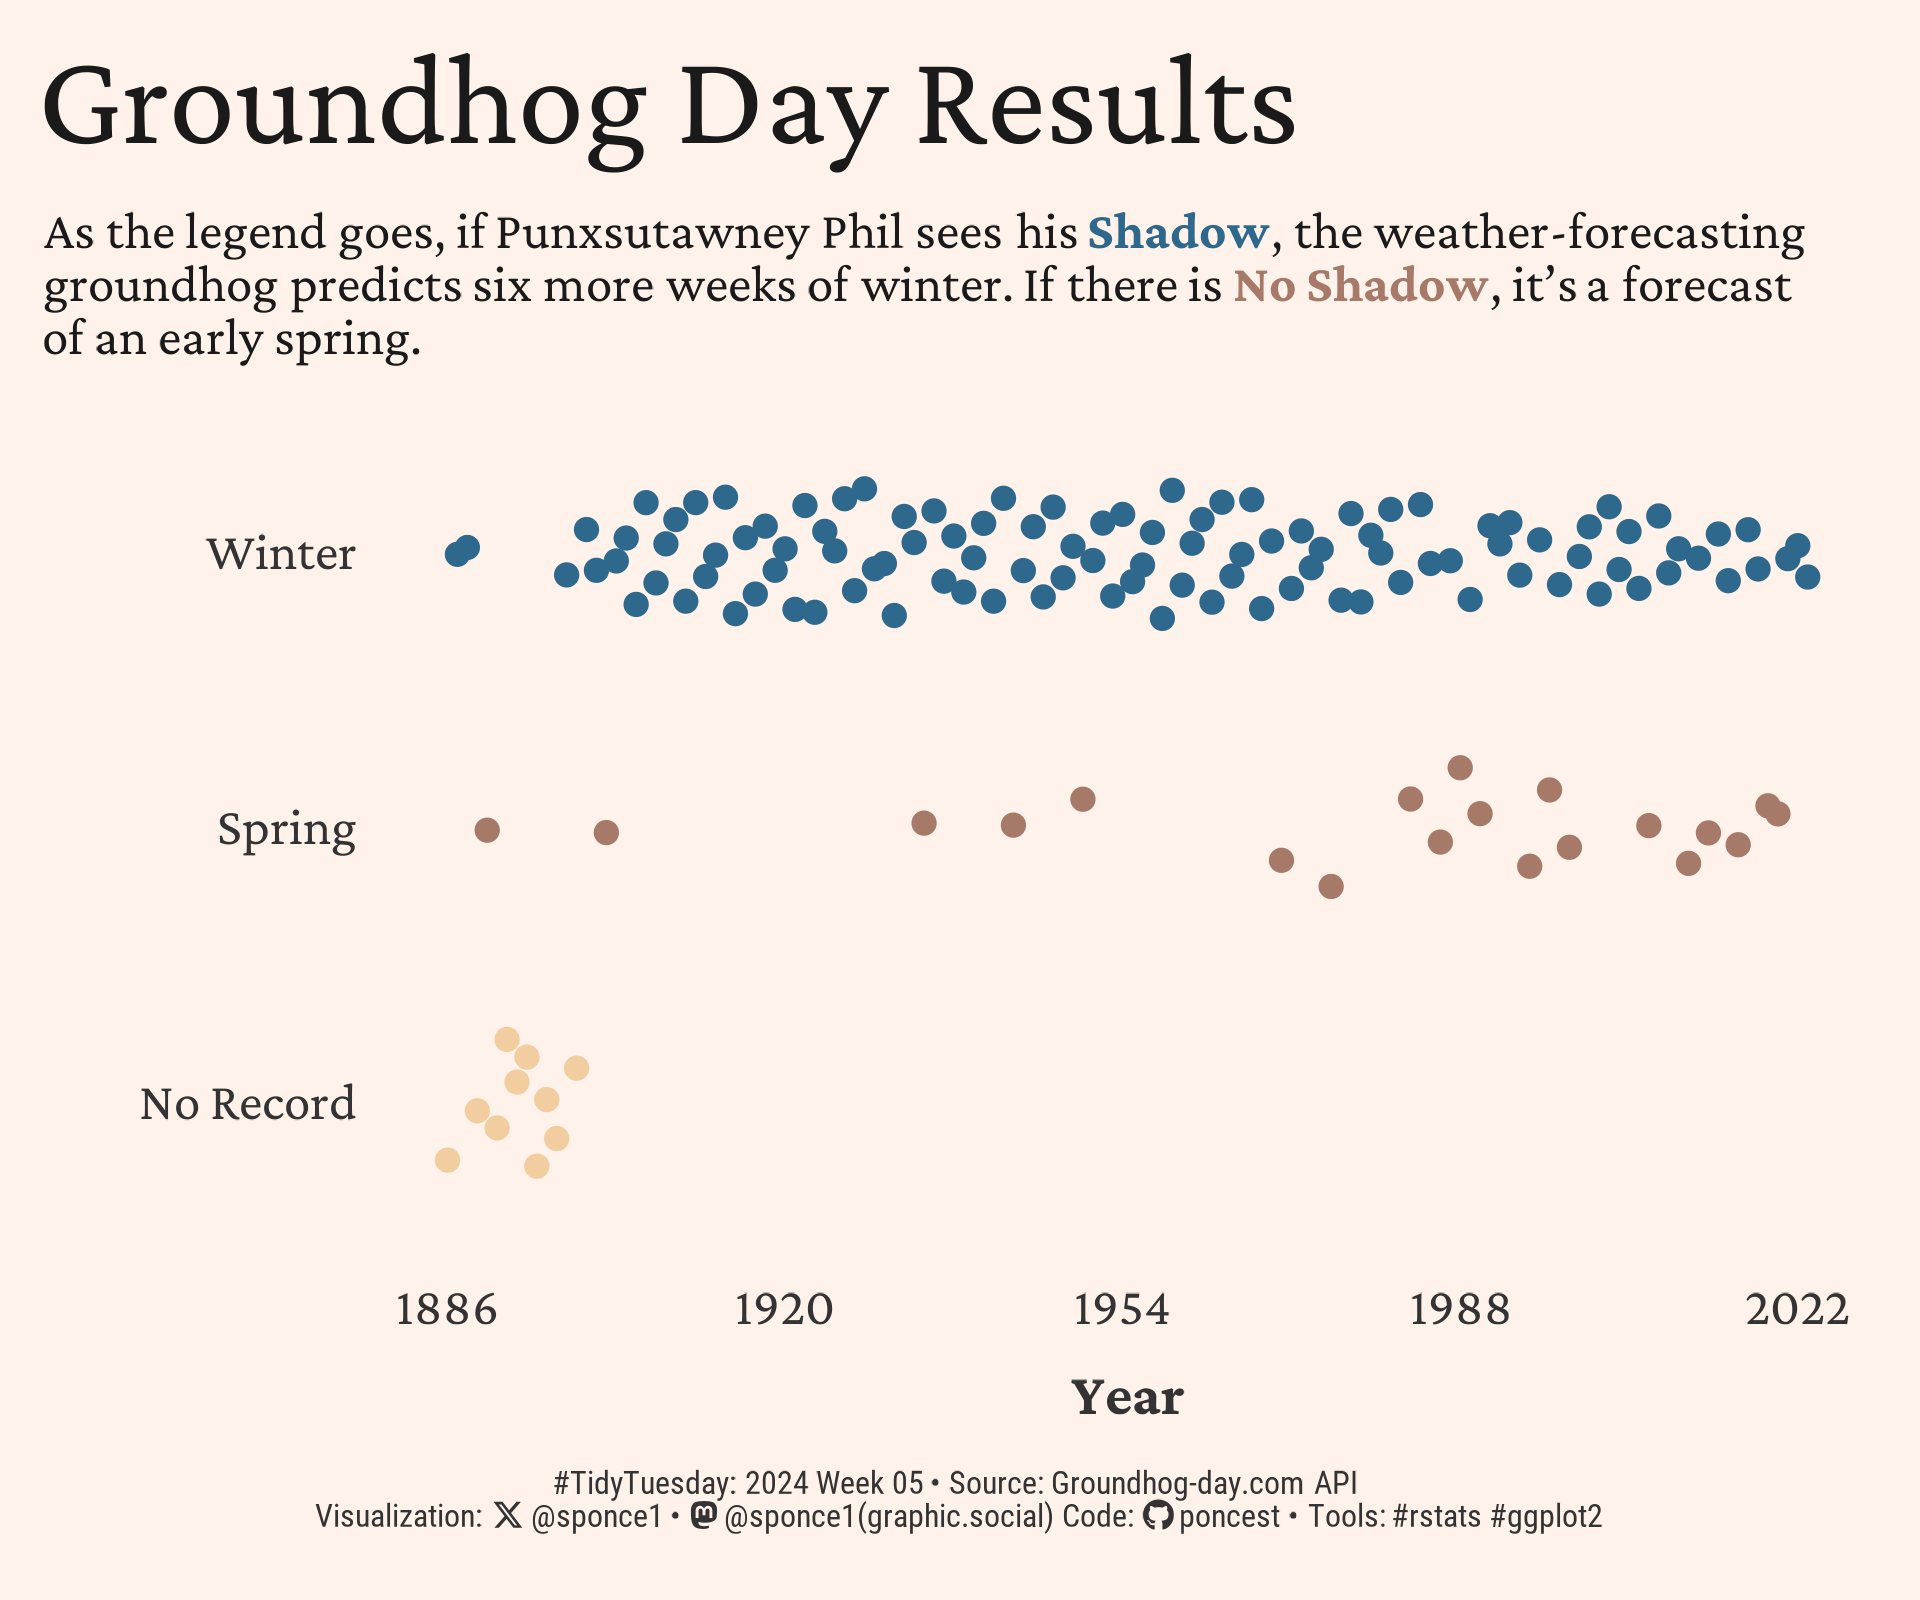

Generate this figure with R:

## Challenge: #TidyTuesday 2024 week 05
## Data:      Groundhog predictions                   
## Author:    Steven Ponce
## Date:      2024-01-29


## 1. LOAD PACKAGES & SETUP ----  
pacman::p_load(tidyverse, ggtext, showtext, janitor, skimr, scales, lubridate)
pacman::p_load(ggbeeswarm)


### |- figure size ---- 
camcorder::gg_record( 
  dir    = here::here("temp_plots"), 
  device = "png",
  width  = 6,
  height = 5,
  units  = "in",
  dpi    = 320) 

### |- resolution ---- 
showtext_opts(dpi = 320, regular.wt = 300, bold.wt = 800)


## 2. READ IN THE DATA ----
tt <- tidytuesdayR::tt_load(x = base::as.double("2024"), 
                            week = base::as.double("05")) 

predictions <- tt$predictions |> clean_names() |> glimpse()
groundhogs  <- tt$groundhogs |> clean_names() |> glimpse()


tidytuesdayR::readme(tt) 
rm(tt)  


## 3. EXAMINING THE DATA ----
skim(predictions)
glimpse(predictions)

predictions |> count(id, sort = T)
predictions |> count(shadow, year, sort = T)
range(predictions$year)


## 4. TIDYDATA ----

### |- Tidy ----
data_plot <- predictions |> 
    
    # add category column (winter or spring?)
    mutate(
        category = ifelse(
            id == 1,
            case_when(
                id == 1 & shadow == TRUE  ~ "winter",
                id == 1 & shadow == FALSE ~ "spring",
                TRUE                      ~ "no record"
            ),
            NA_character_                                                       # If id != 1, set to NA
        )
    ) |>

    # remove NA in the category column
    drop_na(category) 


# 5. VISUALIZATION ---- 

### |- plot aesthetics ---- 
bkg_col      <- colorspace::lighten('#FFEDE1', 0.3)
title_col    <- "gray10"              
subtitle_col <- "gray20"   
caption_col  <- "gray20"  
text_col     <- "gray20" 

col_palette <- list("winter" = "#2E688C", "spring" ="#A67968", "no record" = "#F2CDA0")    


### |-  titles and caption ----
tt <- str_glue("#TidyTuesday: 2024 Week 05 &bull; Source: Groundhog-day.com API <br>")  
X  <- str_glue("<span style='font-family:fa6-brands'>&#xe61b;</span>")   
gh <- str_glue("<span style='font-family:fa6-brands'>&#xf09b;</span>")
mn <- str_glue("<span style='font-family:fa6-brands'>&#xf4f6;</span>")

title_text    <- str_glue("Groundhog Day Results") 

shadow    <- str_glue("<span style='color:{ col_palette['winter'] }'>**Shadow**</span>")
no_shadow <- str_glue("<span style='color:{ col_palette['spring'] }'>**No Shadow**</span>")

subtitle_text <- str_glue("As the legend goes, if Punxsutawney Phil sees his { shadow }, the weather-forecasting<br>
                          groundhog predicts six more weeks of winter. If there is { no_shadow}, it’s a forecast <br>
                          of an early spring.")
                          
                         # { pos} and { neg } change, 2018-2020.<br>")

caption_text  <- str_glue("{tt} Visualization: {X} @sponce1 &bull; {mn} @sponce1(graphic.social) Code: {gh} poncest &bull; Tools: #rstats #ggplot2")

### |-  fonts ----
font_add('fa6-brands', 'fonts/6.4.2/Font Awesome 6 Brands-Regular-400.otf') 
font_add_google("Crimson Pro", family = "title")                            
font_add_google("Crimson Pro", family = "subtitle")   
font_add_google("Crimson Pro", family = "text")  
font_add_google("Roboto Condensed", family = "caption")
showtext_auto(enable = TRUE)  

### |-  plot theme ----
theme_set(theme_minimal(base_size = 16, base_family = "text"))                

theme_update(
    plot.title.position   = "plot",
    plot.caption.position = "plot",
    legend.position       = 'plot',
  
    axis.title.x          = element_text(margin = margin(10, 0, 0, 0), size = rel(1.1), color = text_col, family   = 'text', face = 'bold'),
    axis.title.y          = element_text(margin = margin(0, 10, 0, 0), size = rel(1.1), color = text_col, family   = 'text', face = 'bold'),
    axis.text             = element_text(size = rel(1), color = text_col, family   = 'text'),
  
    plot.margin           = margin(t = 10, r = 10, b = 10, l = 10),
  
    plot.background       = element_rect(fill = bkg_col, color = bkg_col),
    panel.background      = element_rect(fill = bkg_col, color = bkg_col),
  
)

### |-  final plot ----  
data_plot  |>   
    ggplot(aes(x = year, y = category, color = category)) +
    
    # Geoms
    ggbeeswarm::geom_quasirandom(shape = 19,
                     width  = 0.25,
                     method = "tukeyDense", 
                     size   = 2) +
    
    # Scales
    scale_x_continuous(breaks = seq(1886, 2023, by = 34),
                       limits = c(1886, 2023)) + 
    
    scale_y_discrete(labels = c("No Record", "Spring", "Winter")) +
    scale_color_manual(values = col_palette) +
    coord_cartesian(clip = "off") +
    
    # Labs
    labs(x = "Year",
         y = "",
         title    = title_text,
         subtitle = subtitle_text,
         caption  = caption_text) +
    
    # Theme
    theme(
    panel.grid.minor = element_blank(),
    panel.grid.major = element_blank(),
    
    plot.title       = element_markdown(
      size           = rel(2.5), 
      family         = 'title',
      color          = title_col,
      margin         = margin(t = 5, b = 5)),
    
    plot.subtitle    = element_markdown(
      size           = rel(1), 
      family         = 'subtitle',
      color          = title_col,
      lineheight     = 1, 
      margin         = margin(t = 5, b = 5)),
    
    plot.caption     = element_markdown(
      size           = rel(.6), 
      family         = 'caption',
      color          = caption_col,
      lineheight     = 0.6,
      hjust          = 0.5,
      halign         = 0.5,
      margin         = margin(t = 10, b = 5)),
  )

# 6. SESSION INFO ----  
sessioninfo::session_info(include_base = TRUE) 

# ─ Session info ─────────────────────────────────────────────────────
# setting  value
# version  R version 4.3.2 (2023-10-31 ucrt)
# os       Windows 10 x64 (build 19045)
# system   x86_64, mingw32
# ui       RStudio
# language (EN)
# collate  English_United States.utf8
# ctype    English_United States.utf8
# tz       America/New_York
# date     2024-02-02
# rstudio  2023.12.0+369 Ocean Storm (desktop)
# pandoc   NA
# 
# ─ Packages ─────────────────────────────────────────────────────────
# ! package      * version date (UTC) lib source
# base         * 4.3.2   2023-10-31 [2] local
# base64enc      0.1-3   2015-07-28 [1] CRAN (R 4.3.0)
# beeswarm       0.4.0   2021-06-01 [1] CRAN (R 4.3.0)
# P bit            4.0.5   2022-11-15 [?] CRAN (R 4.3.0)
# P bit64          4.0.5   2020-08-30 [?] CRAN (R 4.3.0)
# camcorder      0.1.0   2022-10-03 [1] CRAN (R 4.3.0)
# P cellranger     1.1.0   2016-07-27 [?] CRAN (R 4.3.0)
# P cli            3.6.1   2023-03-23 [?] CRAN (R 4.3.0)
# colorspace     2.1-0   2023-01-23 [1] CRAN (R 4.3.0)
# commonmark     1.9.0   2023-03-17 [1] CRAN (R 4.3.0)
# P compiler       4.3.2   2023-10-31 [?] local
# P crayon         1.5.2   2022-09-29 [?] CRAN (R 4.3.0)
# P curl           5.0.0   2023-01-12 [?] CRAN (R 4.3.0)
# P datasets     * 4.3.2   2023-10-31 [?] local
# P digest         0.6.34  2024-01-11 [?] CRAN (R 4.3.2)
# P dplyr        * 1.1.4   2023-11-17 [?] RSPM (R 4.3.0)
# P fansi          1.0.4   2023-01-22 [?] CRAN (R 4.3.0)
# farver         2.1.1   2022-07-06 [1] CRAN (R 4.3.0)
# fastmap        1.1.1   2023-02-24 [1] CRAN (R 4.3.0)
# forcats      * 1.0.0   2023-01-29 [1] CRAN (R 4.3.0)
# P fs             1.6.2   2023-04-25 [?] CRAN (R 4.3.0)
# P generics       0.1.3   2022-07-05 [?] CRAN (R 4.3.0)
# ggbeeswarm   * 0.7.2   2023-04-29 [1] CRAN (R 4.3.0)
# ggplot2      * 3.4.4   2023-10-12 [1] CRAN (R 4.3.2)
# ggtext       * 0.1.2   2022-09-16 [1] CRAN (R 4.3.0)
# gifski         1.6.6-1 2022-04-05 [1] CRAN (R 4.3.0)
# P glue           1.6.2   2022-02-24 [?] CRAN (R 4.3.0)
# P graphics     * 4.3.2   2023-10-31 [?] local
# P grDevices    * 4.3.2   2023-10-31 [?] local
# P grid           4.3.2   2023-10-31 [?] local
# gridtext       0.1.5   2022-09-16 [1] CRAN (R 4.3.0)
# gtable         0.3.4   2023-08-21 [1] CRAN (R 4.3.2)
# P here           1.0.1   2020-12-13 [?] CRAN (R 4.3.0)
# P hms            1.1.3   2023-03-21 [?] CRAN (R 4.3.0)
# htmltools      0.5.5   2023-03-23 [1] CRAN (R 4.3.0)
# httr           1.4.6   2023-05-08 [1] CRAN (R 4.3.0)
# janitor      * 2.2.0   2023-02-02 [1] CRAN (R 4.3.0)
# P jsonlite       1.8.8   2023-12-04 [?] RSPM (R 4.3.0)
# knitr          1.42    2023-01-25 [1] CRAN (R 4.3.0)
# P lifecycle      1.0.3   2022-10-07 [?] CRAN (R 4.3.0)
# P lubridate    * 1.9.2   2023-02-10 [?] CRAN (R 4.3.0)
# magick         2.7.4   2023-03-09 [1] CRAN (R 4.3.0)
# P magrittr       2.0.3   2022-03-30 [?] CRAN (R 4.3.0)
# markdown       1.6     2023-04-07 [1] CRAN (R 4.3.0)
# P methods      * 4.3.2   2023-10-31 [?] local
# munsell        0.5.0   2018-06-12 [1] CRAN (R 4.3.0)
# P pacman         0.5.1   2019-03-11 [?] CRAN (R 4.3.0)
# P parallel       4.3.2   2023-10-31 [?] local
# P pillar         1.9.0   2023-03-22 [?] CRAN (R 4.3.0)
# P pkgconfig      2.0.3   2019-09-22 [?] CRAN (R 4.3.0)
# P purrr        * 1.0.2   2023-08-10 [?] CRAN (R 4.3.1)
# P R6             2.5.1   2021-08-19 [?] CRAN (R 4.3.0)
# ragg           1.2.5   2023-01-12 [1] CRAN (R 4.3.0)
# Rcpp           1.0.10  2023-01-22 [1] CRAN (R 4.3.0)
# P readr        * 2.1.4   2023-02-10 [?] CRAN (R 4.3.0)
# P readxl         1.4.2   2023-02-09 [?] CRAN (R 4.3.0)
# renv           1.0.3   2023-09-19 [1] CRAN (R 4.3.2)
# repr           1.1.6   2023-01-26 [1] CRAN (R 4.3.0)
# P rlang          1.1.1   2023-04-28 [?] CRAN (R 4.3.0)
# P rprojroot      2.0.3   2022-04-02 [?] CRAN (R 4.3.0)
# P rstudioapi     0.14    2022-08-22 [?] CRAN (R 4.3.0)
# rsvg           2.4.0   2022-11-21 [1] CRAN (R 4.3.0)
# P rvest          1.0.3   2022-08-19 [?] CRAN (R 4.3.0)
# scales       * 1.3.0   2023-11-28 [1] CRAN (R 4.3.2)
# P selectr        0.4-2   2019-11-20 [?] CRAN (R 4.3.0)
# P sessioninfo    1.2.2   2021-12-06 [?] CRAN (R 4.3.0)
# showtext     * 0.9-6   2023-05-03 [1] CRAN (R 4.3.0)
# showtextdb   * 3.0     2020-06-04 [1] CRAN (R 4.3.0)
# skimr        * 2.1.5   2022-12-23 [1] CRAN (R 4.3.0)
# snakecase      0.11.0  2019-05-25 [1] CRAN (R 4.3.0)
# P stats        * 4.3.2   2023-10-31 [?] local
# P stringi        1.7.12  2023-01-11 [?] CRAN (R 4.3.0)
# P stringr      * 1.5.0   2022-12-02 [?] CRAN (R 4.3.0)
# svglite        2.1.1   2023-01-10 [1] CRAN (R 4.3.0)
# sysfonts     * 0.8.8   2022-03-13 [1] CRAN (R 4.3.0)
# systemfonts    1.0.4   2022-02-11 [1] CRAN (R 4.3.0)
# textshaping    0.3.6   2021-10-13 [1] CRAN (R 4.3.0)
# P tibble       * 3.2.1   2023-03-20 [?] CRAN (R 4.3.0)
# tidyr        * 1.3.0   2023-01-24 [1] CRAN (R 4.3.0)
# P tidyselect     1.2.0   2022-10-10 [?] CRAN (R 4.3.0)
# P tidytuesdayR   1.0.2   2022-02-01 [?] CRAN (R 4.3.0)
# tidyverse    * 2.0.0   2023-02-22 [1] CRAN (R 4.3.0)
# P timechange     0.2.0   2023-01-11 [?] CRAN (R 4.3.0)
# P tools          4.3.2   2023-10-31 [?] local
# tzdb           0.4.0   2023-05-12 [1] CRAN (R 4.3.0)
# P usethis        2.1.6   2022-05-25 [?] CRAN (R 4.3.0)
# P utf8           1.2.3   2023-01-31 [?] CRAN (R 4.3.0)
# P utils        * 4.3.2   2023-10-31 [?] local
# P vctrs          0.6.5   2023-12-01 [?] CRAN (R 4.3.2)
# vipor          0.4.5   2017-03-22 [1] CRAN (R 4.3.0)
# P vroom          1.6.3   2023-04-28 [?] CRAN (R 4.3.0)
# withr          2.5.2   2023-10-30 [1] CRAN (R 4.3.2)
# xfun           0.39    2023-04-20 [1] CRAN (R 4.3.0)
# P xml2           1.3.4   2023-04-27 [?] CRAN (R 4.3.0)
# 
# [1] C:/Users/poncest/OneDrive - Bristol Myers Squibb/RStudio/_CHALLENGES/tidytuesday/renv/library/R-4.3/x86_64-w64-mingw32
# [2] C:/Users/poncest/AppData/Local/R/cache/R/renv/sandbox/R-4.3/x86_64-w64-mingw32/d6d4a2bb
# 
# P ── Loaded and on-disk path mismatch.
# 
# ────────────────────────────────────────────────────────────────────
# > 
